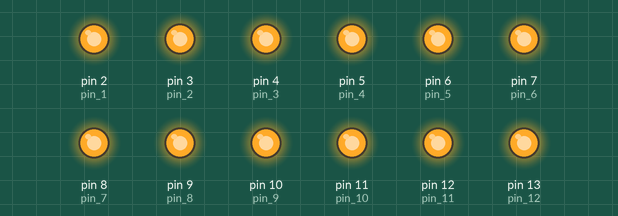
The sketch below on a simulated Arduino Uno, built with avr-gcc and run on an emulated ATmega328P. On the bench: output pins drawn as LEDs (lit = HIGH).

Above: at 0.5 s.
At 3.5 s:
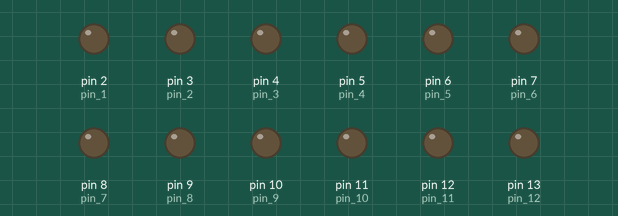
Timing chart, 0 to 4.6 s (numbered marks = the images above):
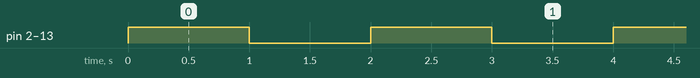

Measured:
- by itself, pin 2 (pin_1), pin 3 (pin_2), pin 4 (pin_3), pin 5 (pin_4), pin 6 (pin_5), pin 7 (pin_6), pin 8 (pin_7), pin 9 (pin_8), pin 10 (pin_9), pin 11 (pin_10), pin 12 (pin_11), pin 13 (pin_12): alternates HIGH for 1.0 s and LOW for 1.0 s

The sketch:

ArraysZonderArray.ino
```cpp
const int pin_1  =  2;
const int pin_2  =  3;
const int pin_3  =  4;
const int pin_4  =  5;
const int pin_5  =  6;
const int pin_6  =  7;
const int pin_7  =  8;
const int pin_8  =  9;
const int pin_9  = 10;
const int pin_10 = 11;
const int pin_11 = 12;
const int pin_12 = 13;

void setup()
{
  pinMode(pin_1 ,OUTPUT);
  pinMode(pin_2 ,OUTPUT);
  pinMode(pin_3 ,OUTPUT);
  pinMode(pin_4 ,OUTPUT);
  pinMode(pin_5 ,OUTPUT);
  pinMode(pin_6 ,OUTPUT);
  pinMode(pin_7 ,OUTPUT);
  pinMode(pin_8 ,OUTPUT);
  pinMode(pin_9 ,OUTPUT);
  pinMode(pin_10,OUTPUT);
  pinMode(pin_11,OUTPUT);
  pinMode(pin_12,OUTPUT);
}

void loop()
{
  digitalWrite(pin_1 ,HIGH);
  digitalWrite(pin_2 ,HIGH);
  digitalWrite(pin_3 ,HIGH);
  digitalWrite(pin_4 ,HIGH);
  digitalWrite(pin_5 ,HIGH);
  digitalWrite(pin_6 ,HIGH);
  digitalWrite(pin_7 ,HIGH);
  digitalWrite(pin_8 ,HIGH);
  digitalWrite(pin_9 ,HIGH);
  digitalWrite(pin_10,HIGH);
  digitalWrite(pin_11,HIGH);
  digitalWrite(pin_12,HIGH);
  delay(1000);
  digitalWrite(pin_1 ,LOW);
  digitalWrite(pin_2 ,LOW);
  digitalWrite(pin_3 ,LOW);
  digitalWrite(pin_4 ,LOW);
  digitalWrite(pin_5 ,LOW);
  digitalWrite(pin_6 ,LOW);
  digitalWrite(pin_7 ,LOW);
  digitalWrite(pin_8 ,LOW);
  digitalWrite(pin_9 ,LOW);
  digitalWrite(pin_10,LOW);
  digitalWrite(pin_11,LOW);
  digitalWrite(pin_12,LOW);
  delay(1000);
}
```
